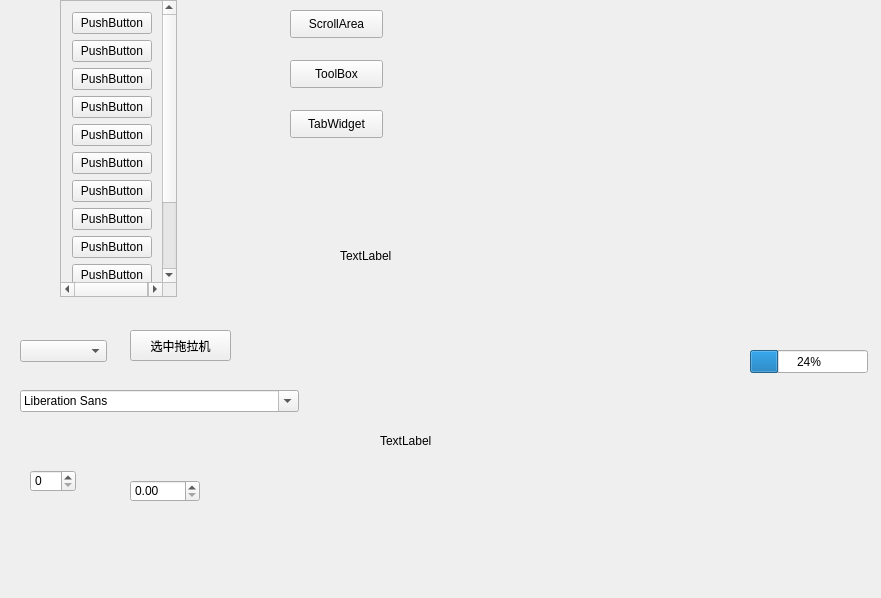
<?xml version="1.0" encoding="UTF-8"?>
<ui version="4.0">
 <class>Widget</class>
 <widget class="QWidget" name="Widget">
  <property name="geometry">
   <rect>
    <x>0</x>
    <y>0</y>
    <width>881</width>
    <height>598</height>
   </rect>
  </property>
  <property name="windowTitle">
   <string>Widget</string>
  </property>
  <widget class="QStackedWidget" name="stackedWidget">
   <property name="geometry">
    <rect>
     <x>-30</x>
     <y>0</y>
     <width>271</width>
     <height>321</height>
    </rect>
   </property>
   <property name="currentIndex">
    <number>2</number>
   </property>
   <widget class="QWidget" name="tabWidget">
    <widget class="QTabWidget" name="tabWidget">
     <property name="geometry">
      <rect>
       <x>10</x>
       <y>30</y>
       <width>251</width>
       <height>221</height>
      </rect>
     </property>
     <property name="currentIndex">
      <number>2</number>
     </property>
     <widget class="QWidget" name="tab">
      <attribute name="title">
       <string>百度</string>
      </attribute>
     </widget>
     <widget class="QWidget" name="tab_2">
      <attribute name="title">
       <string>谷歌</string>
      </attribute>
     </widget>
     <widget class="QWidget" name="tab_3">
      <attribute name="title">
       <string>传智</string>
      </attribute>
     </widget>
    </widget>
   </widget>
   <widget class="QWidget" name="toolBox">
    <widget class="QToolBox" name="toolBox">
     <property name="geometry">
      <rect>
       <x>70</x>
       <y>40</y>
       <width>85</width>
       <height>145</height>
      </rect>
     </property>
     <property name="currentIndex">
      <number>0</number>
     </property>
     <widget class="QWidget" name="page">
      <property name="geometry">
       <rect>
        <x>0</x>
        <y>0</y>
        <width>85</width>
        <height>55</height>
       </rect>
      </property>
      <attribute name="label">
       <string>家人</string>
      </attribute>
     </widget>
     <widget class="QWidget" name="page_2">
      <property name="geometry">
       <rect>
        <x>0</x>
        <y>0</y>
        <width>85</width>
        <height>55</height>
       </rect>
      </property>
      <attribute name="label">
       <string>朋友</string>
      </attribute>
     </widget>
     <widget class="QWidget" name="page_3">
      <attribute name="label">
       <string>黑名单</string>
      </attribute>
     </widget>
    </widget>
   </widget>
   <widget class="QWidget" name="scrollArea">
    <widget class="QScrollArea" name="scrollArea">
     <property name="geometry">
      <rect>
       <x>90</x>
       <y>0</y>
       <width>117</width>
       <height>297</height>
      </rect>
     </property>
     <property name="widgetResizable">
      <bool>true</bool>
     </property>
     <widget class="QWidget" name="scrollAreaWidgetContents">
      <property name="geometry">
       <rect>
        <x>0</x>
        <y>0</y>
        <width>115</width>
        <height>470</height>
       </rect>
      </property>
      <layout class="QVBoxLayout" name="verticalLayout">
       <item>
        <widget class="QPushButton" name="pushButton">
         <property name="text">
          <string>PushButton</string>
         </property>
        </widget>
       </item>
       <item>
        <widget class="QPushButton" name="pushButton_2">
         <property name="text">
          <string>PushButton</string>
         </property>
        </widget>
       </item>
       <item>
        <widget class="QPushButton" name="pushButton_7">
         <property name="text">
          <string>PushButton</string>
         </property>
        </widget>
       </item>
       <item>
        <widget class="QPushButton" name="pushButton_6">
         <property name="text">
          <string>PushButton</string>
         </property>
        </widget>
       </item>
       <item>
        <widget class="QPushButton" name="pushButton_9">
         <property name="text">
          <string>PushButton</string>
         </property>
        </widget>
       </item>
       <item>
        <widget class="QPushButton" name="pushButton_10">
         <property name="text">
          <string>PushButton</string>
         </property>
        </widget>
       </item>
       <item>
        <widget class="QPushButton" name="pushButton_11">
         <property name="text">
          <string>PushButton</string>
         </property>
        </widget>
       </item>
       <item>
        <widget class="QPushButton" name="pushButton_12">
         <property name="text">
          <string>PushButton</string>
         </property>
        </widget>
       </item>
       <item>
        <widget class="QPushButton" name="pushButton_5">
         <property name="text">
          <string>PushButton</string>
         </property>
        </widget>
       </item>
       <item>
        <widget class="QPushButton" name="pushButton_13">
         <property name="text">
          <string>PushButton</string>
         </property>
        </widget>
       </item>
       <item>
        <widget class="QPushButton" name="pushButton_4">
         <property name="text">
          <string>PushButton</string>
         </property>
        </widget>
       </item>
       <item>
        <widget class="QPushButton" name="pushButton_3">
         <property name="text">
          <string>PushButton</string>
         </property>
        </widget>
       </item>
       <item>
        <widget class="QPushButton" name="pushButton_8">
         <property name="text">
          <string>PushButton</string>
         </property>
        </widget>
       </item>
      </layout>
     </widget>
    </widget>
   </widget>
  </widget>
  <widget class="QPushButton" name="btn_ScrollArea">
   <property name="geometry">
    <rect>
     <x>290</x>
     <y>10</y>
     <width>93</width>
     <height>28</height>
    </rect>
   </property>
   <property name="text">
    <string>ScrollArea</string>
   </property>
  </widget>
  <widget class="QPushButton" name="btn_ToolBox">
   <property name="geometry">
    <rect>
     <x>290</x>
     <y>60</y>
     <width>93</width>
     <height>28</height>
    </rect>
   </property>
   <property name="text">
    <string>ToolBox</string>
   </property>
  </widget>
  <widget class="QPushButton" name="btn_TabWidget">
   <property name="geometry">
    <rect>
     <x>290</x>
     <y>110</y>
     <width>93</width>
     <height>28</height>
    </rect>
   </property>
   <property name="text">
    <string>TabWidget</string>
   </property>
  </widget>
  <widget class="QComboBox" name="comboBox">
   <property name="geometry">
    <rect>
     <x>20</x>
     <y>340</y>
     <width>87</width>
     <height>22</height>
    </rect>
   </property>
  </widget>
  <widget class="QPushButton" name="btn_Select">
   <property name="geometry">
    <rect>
     <x>130</x>
     <y>330</y>
     <width>101</width>
     <height>31</height>
    </rect>
   </property>
   <property name="text">
    <string>选中拖拉机</string>
   </property>
  </widget>
  <widget class="QFontComboBox" name="fontComboBox">
   <property name="geometry">
    <rect>
     <x>20</x>
     <y>390</y>
     <width>279</width>
     <height>22</height>
    </rect>
   </property>
  </widget>
  <widget class="QSpinBox" name="spinBox">
   <property name="geometry">
    <rect>
     <x>30</x>
     <y>470</y>
     <width>46</width>
     <height>22</height>
    </rect>
   </property>
  </widget>
  <widget class="QDoubleSpinBox" name="doubleSpinBox">
   <property name="geometry">
    <rect>
     <x>130</x>
     <y>480</y>
     <width>70</width>
     <height>22</height>
    </rect>
   </property>
  </widget>
  <widget class="QLabel" name="label_Pic">
   <property name="geometry">
    <rect>
     <x>380</x>
     <y>380</y>
     <width>271</width>
     <height>121</height>
    </rect>
   </property>
   <property name="text">
    <string>TextLabel</string>
   </property>
  </widget>
  <widget class="QLabel" name="label_movie">
   <property name="geometry">
    <rect>
     <x>340</x>
     <y>180</y>
     <width>281</width>
     <height>151</height>
    </rect>
   </property>
   <property name="text">
    <string>TextLabel</string>
   </property>
  </widget>
  <widget class="QProgressBar" name="progressBar">
   <property name="geometry">
    <rect>
     <x>750</x>
     <y>350</y>
     <width>118</width>
     <height>23</height>
    </rect>
   </property>
   <property name="value">
    <number>24</number>
   </property>
  </widget>
 </widget>
 <layoutdefault spacing="6" margin="11"/>
 <resources/>
 <connections/>
</ui>
